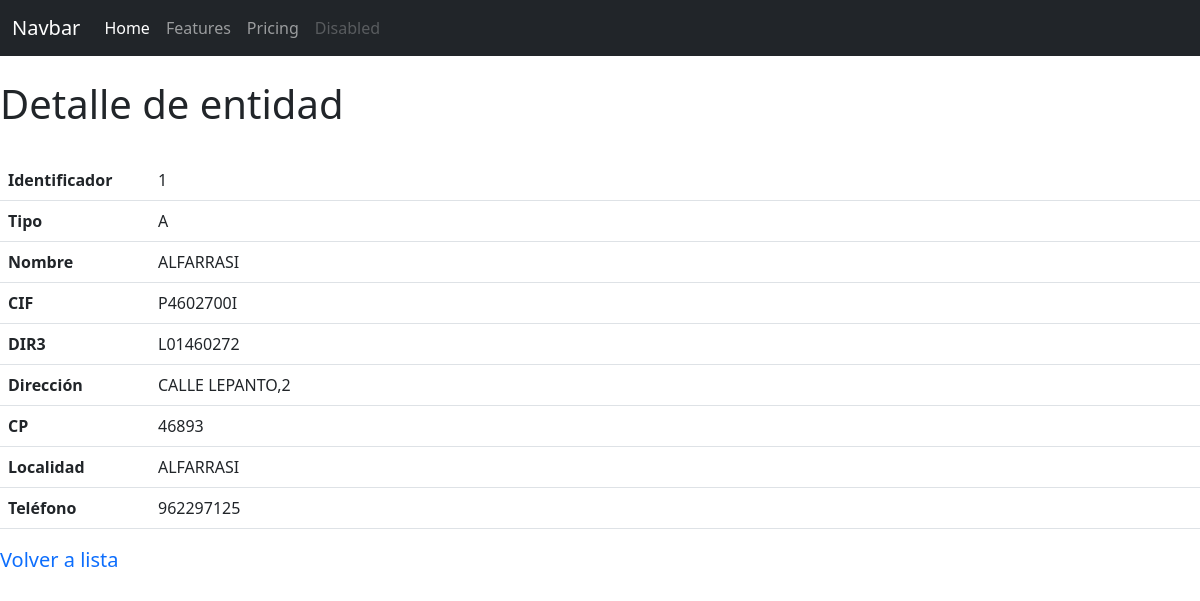
/detalle/1, run on the app's committed database.
### tables this page shows
CREATE TABLE entidad (
    id INTEGER PRIMARY KEY AUTOINCREMENT,
	tipo TEXT NOT NULL,
    created TIMESTAMP NOT NULL DEFAULT CURRENT_TIMESTAMP,
    nombre TEXT NOT NULL,
	nif TEXT NOT NULL,
	dir3 TEXT NOT NULL,
	direccion TEXT NOT NULL,
	cp TEXT NOT NULL,
	localidad TEXT NOT NULL,
	telefono TEXT NOT NULL
);

### contactos.py (the view)
@app.route("/detalle/<string:id_entidad>")
def detalle(id_entidad):
	entidad = get_db_entidad(id_entidad)
	return render_template("detalle.html", entidad=entidad[0])

### contactos.py (called while the page is built)
def get_db_connection():
	conn = None
	try:
		conn = sqlite3.connect('database.db')
		print(sqlite3.version)
	except Error as e:
		print(e)
	return conn

def get_db_entidad(id_entidad):
	conn = get_db_connection()
	entidad = conn.execute('SELECT * FROM entidad WHERE ID = ?', (id_entidad)).fetchall()
	conn.close()
	if entidad == None:
		abort('404')
	return entidad

### templates/detalle.html
{% extends 'base.html' %}
{%block content%}
<br>
<h1>Detalle de entidad</h1>
<br>
<table class="table">
	<tbody>
	  <tr>
		<th style="width:150px">Identificador</th>
		<td>{{entidad[0]}}</td>
	  </tr>
	  <tr>
		<th>Tipo</th>
		<td>{{entidad[1]}}</td>
	  </tr>
	  <tr>
		<th>Nombre</th>
		<td>{{entidad[3]}}</td>
	  </tr>
	  <tr>
		<th>CIF</th>
		<td>{{entidad[4]}}</td>
	  </tr>
	  <tr>
		<th>DIR3</th>
		<td>{{entidad[5]}}</td>
	  </tr>
	  <tr>
		<th>Dirección</th>
		<td>{{entidad[6]}}</td>
	  </tr>
	  <tr>
		<th>CP</th>
		<td>{{entidad[7]}}</td>
	  </tr>
	  <tr>
		<th>Localidad</th>
		<td>{{entidad[8]}}</td>
	  </tr>
	  <tr>
		<th>Teléfono</th>
		<td>{{entidad[9]}}</td>
	  </tr>
	</tbody>
  </table>
<a class="navbar-brand" href="{{ url_for('inicio')}}">Volver a lista</a>
{%endblock%}

### data on the page
entidad: id "1", tipo "A", nombre "ALFARRASI", nif "P4602700I", dir3 "L01460272", direccion "CALLE LEPANTO,2", cp "46893", localidad "ALFARRASI", telefono "962297125"
